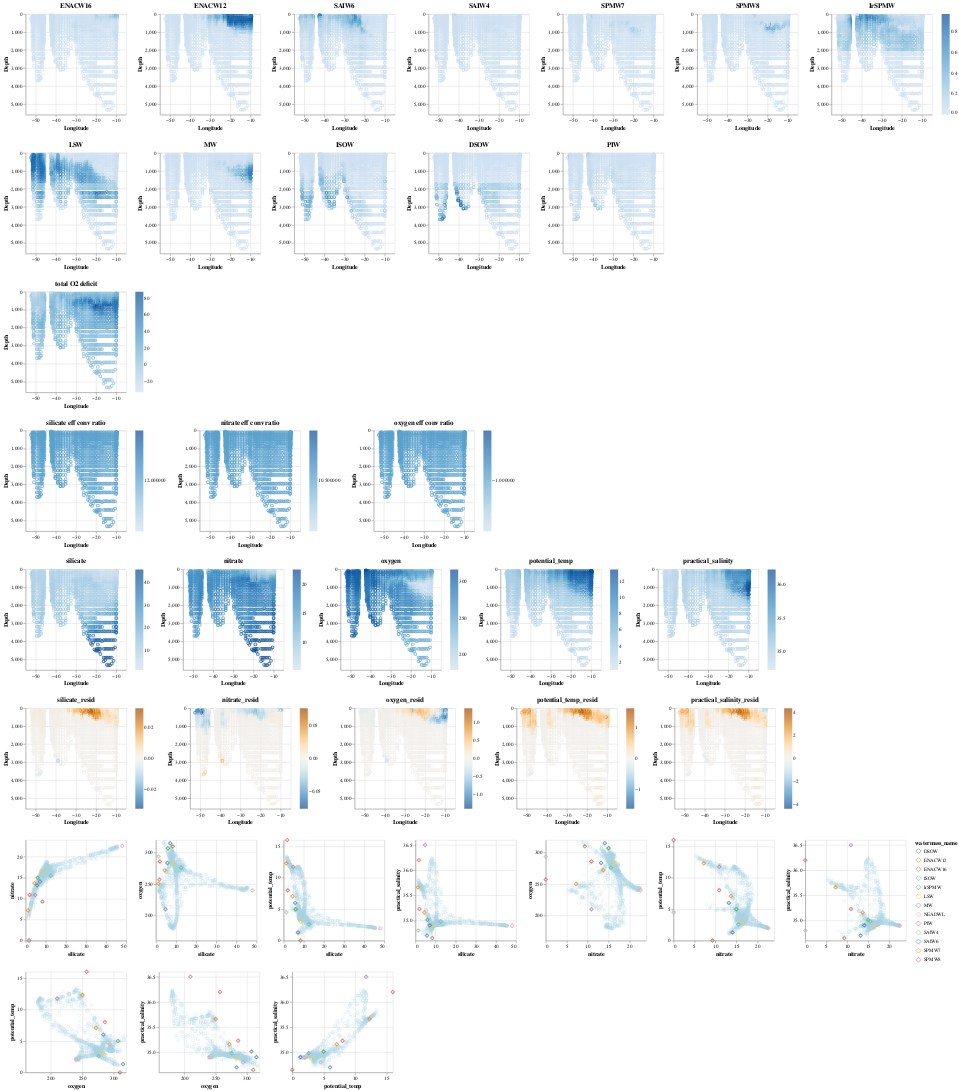

Here is the notebook cell this chart was saved with:
### Code cell
from pyompa import build_altair_viz

#Build an interactive altair visualization
build_altair_viz(ompa_soln, xaxis_colname="Longitude", yaxis_colname="Depth" )
